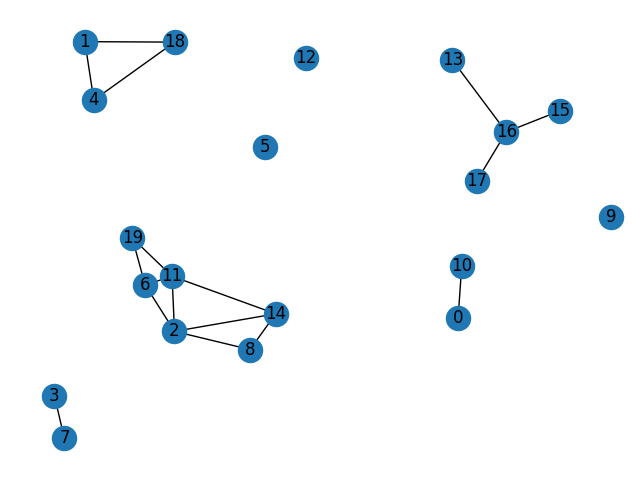

Source code (Python):
import networkx as nx
import matplotlib.pyplot as plt

# Create a random geometric graph with 20 nodes
G = nx.random_geometric_graph(20, 0.2)

# Draw the graph using NetworkX and Matplotlib
pos = nx.get_node_attributes(G, 'pos')
nx.draw(G, pos, with_labels=True)
plt.show()
